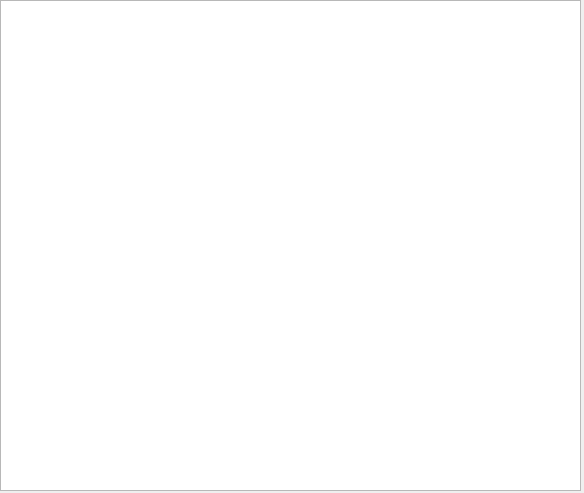
<?xml version="1.0" encoding="UTF-8"?>
<ui version="4.0">
 <class>TheoryWindow</class>
 <widget class="QDialog" name="TheoryWindow">
  <property name="geometry">
   <rect>
    <x>0</x>
    <y>0</y>
    <width>584</width>
    <height>493</height>
   </rect>
  </property>
  <property name="windowTitle">
   <string>Dialog</string>
  </property>
  <widget class="QTextBrowser" name="TheoryDisplayBox">
   <property name="geometry">
    <rect>
     <x>0</x>
     <y>0</y>
     <width>581</width>
     <height>491</height>
    </rect>
   </property>
  </widget>
 </widget>
 <resources/>
 <connections/>
</ui>
